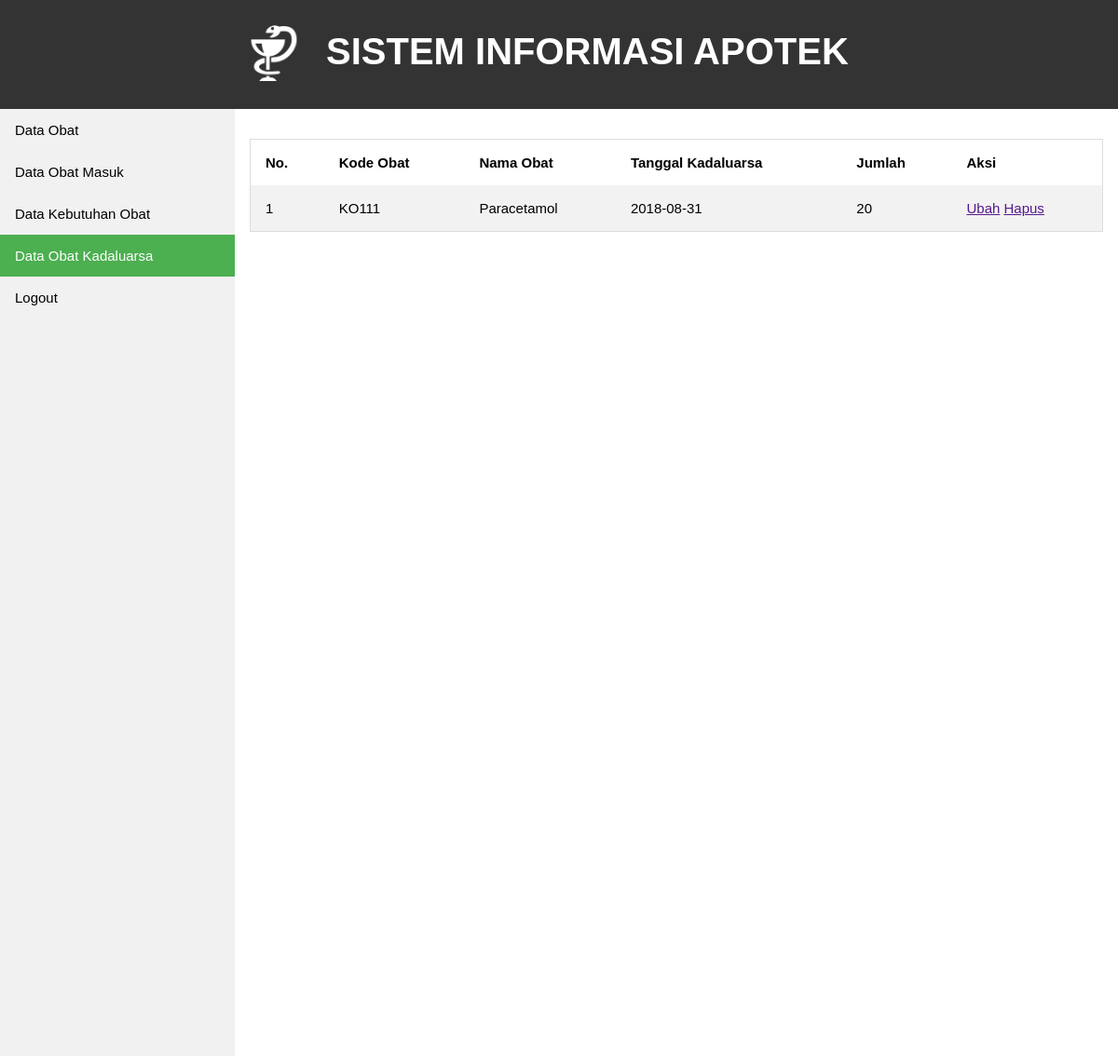
The page /obatkadaluarsa.php (signed in) on the database its author committed.
### tables this page shows
CREATE TABLE `daftar_obat_kadaluarsa` (
  `no_masuk` int(11) NOT NULL,
  `kode_obat` varchar(7) NOT NULL,
  `jumlah_obat_kadaluarsa` int(11) NOT NULL DEFAULT '0'
);

CREATE TABLE `obat` (
  `kode_obat` varchar(7) NOT NULL,
  `nama_obat` varchar(35) NOT NULL,
  `harga_jual` varchar(20) NOT NULL,
  `jumlah_obat` int(11) NOT NULL DEFAULT '0',
  `stok_minimal` int(11) NOT NULL
);

CREATE TABLE `detail_obat_masuk` (
  `no_masuk` int(11) NOT NULL,
  `kode_obat` varchar(7) NOT NULL,
  `jumlah_masuk` int(11) NOT NULL,
  `tanggal_kadaluarsa` date NOT NULL
);

### database.php (called while the page is built, shortened)
<?php
class Database{
  public $conn;
  public $host = "localhost";
  public $user = "root";
  public $pass = "";
  public $db   = "proyek_1";
  public function __construct(){
    $this->conn = new mysqli($this->host, $this->user, $this->pass, $this->db);
  }
  public function readJoin($collums, $table, $where=null, $join=null){
    $sql = "SELECT $collums FROM $table";
    if($where != null){
      if($join != null){
        $sql .= " $join WHERE $where";
      }
      else{
        $sql .= " WHERE $where";
      }
    }else{
      $sql .= " $join";
    }
    $query = $this->conn->query($sql);
    return $query->fetch_all(MYSQLI_BOTH);
  }
}
 ?>

### obatkadaluarsa.php (the view, shortened to what this page needs)
<?php
include_once('header.php');
include_once('database.php');
$db = new Database();
$join = '
INNER JOIN obat ON daftar_obat_kadaluarsa.kode_obat = obat.kode_obat
INNER JOIN detail_obat_masuk ON daftar_obat_kadaluarsa.no_masuk = detail_obat_masuk.no_masuk
AND daftar_obat_kadaluarsa.kode_obat = detail_obat_masuk.kode_obat
';
$collums = 'obat.kode_obat, obat.nama_obat, detail_obat_masuk.tanggal_kadaluarsa, daftar_obat_kadaluarsa.jumlah_obat_kadaluarsa';
$data = $db->readJoin($collums ,'daftar_obat_kadaluarsa', null, $join);
$no = 1;
?>
<table>
<tr>
<th>No.</th>
<th>Kode Obat</th>
<th>Nama Obat</th>
<th>Tanggal Kadaluarsa</th>
<th>Jumlah</th>
<th>Aksi</th>
</tr>
<?php
foreach($data as $row){
?>
<tr>
<td><?php echo $no++; ?></td>
<td><?php echo $row['kode_obat']; ?></td>
<td><?php echo $row['nama_obat']; ?></td>
<td><?php echo $row['tanggal_kadaluarsa']; ?></td>
<td><?php echo $row['jumlah_obat_kadaluarsa']; ?></td>
<td><a href="">Ubah</a>&nbsp;<a href="">Hapus</a></td>
</tr>
<?php
}
?>
</table>
<?php include_once('footer.php');?>

### style.css (style rules this page uses)
body { margin: 0; font-family: Verdana, Geneva, Tahoma, sans-serif; font-size: 15px; }
table { border-collapse: collapse; border-spacing: 0; width: 100%; border: 1px solid #ddd; margin-top: 16px; }
th, td { text-align: left; padding: 16px; }
tr:nth-child(even) { background-color: #f2f2f2 }

### rows shown on the page
daftar_obat_kadaluarsa: kode_obat.kode_obat "KO111", kode_obat.nama_obat "Paracetamol", detail_obat_masuk.tanggal_kadaluarsa "2018-08-31", jumlah_obat_kadaluarsa "20"
